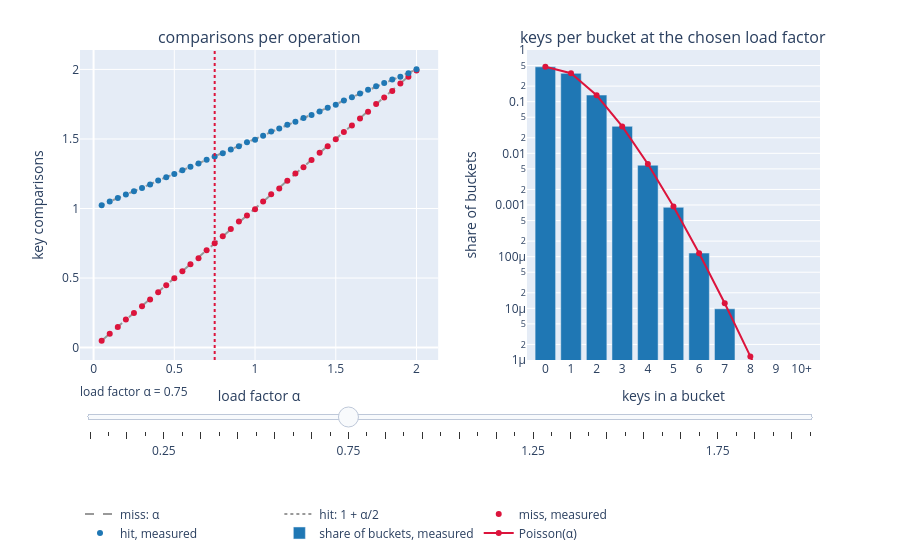

The notebook cell this image was saved under:
### Markdown cell above
## The price of one operation

Hold the bucket count at $m$ and insert $n$ keys. Each key lands in a bucket independently with probability $1/m$, so the number of keys in a given bucket is $\text{Binomial}(n, 1/m)$, which for any real table is the Poisson distribution with mean $\alpha = n/m$. That one distribution prices everything.

A miss, a lookup for a key that is absent, walks its whole chain: $\alpha$ comparisons on average. An insert of a new key is a miss followed by an append, so it costs the same. A hit stops at the key it wants, on average halfway down a chain that also contains it:

$$E[\text{miss}] = \alpha, \qquad E[\text{hit}] \approx 1 + \frac{\alpha}{2}.$$

Neither depends on $n$ or $m$ on its own. Ten keys in fifteen buckets and ten million in fifteen million cost the same, and that is the whole reason a hash table is $O(1)$: it holds $\alpha$ constant whatever $n$ does.

The tail of the same distribution says how bad one bucket can get. At $\alpha = 0.75$ a chain of eight or more appears in about one bucket in a million; at $\alpha = 2$ in one bucket in a thousand. Java's HashMap turns a bucket into a tree at eight for this reason: at its load factor the case is rare enough to be an exception rather than the design.

The figure measures all of it on the map above. Growth is off and the bucket count is fixed at 1021. For each load factor from 0.05 to 2, in steps of 0.05, the table is filled, then probed with a thousand misses and a thousand hits, over a hundred trials. The lines are the formulas. The slider picks a load factor and shows what share of buckets hold 0, 1, 2, ... keys against the Poisson prediction, on a log scale so the tail is visible; the measured bars stop where a hundred thousand buckets run out of samples, the formula does not.

### Code cell
import math
import plotly.graph_objects as go
from plotly.subplots import make_subplots

random.seed(0)
BUCKET_COUNT = PRIMES[8]
LOAD_FACTORS = [round(0.05 * step, 2) for step in range(1, 41)]
TRIALS = 100
PROBES = 1000
MAX_CHAIN = 10
KEY_SPACE = range(10_000_000)

miss_cost, hit_cost, occupancy = [], [], {}
for alpha in LOAD_FACTORS:
    key_count = round(alpha * BUCKET_COUNT)
    hit_probes = min(PROBES, key_count)
    miss_total = hit_total = 0
    counts = [0] * (MAX_CHAIN + 1)
    for _ in range(TRIALS):
        table = HashMap(bucket_count=BUCKET_COUNT, grow=False)
        keys = random.sample(KEY_SPACE, key_count + PROBES)
        present, absent = keys[:key_count], keys[key_count:]
        for key in present:
            table.put(key, None)
        table.comparisons = 0
        for key in absent:
            try:
                table.get(key)
            except KeyError:
                pass
        miss_total += table.comparisons
        table.comparisons = 0
        for key in random.sample(present, hit_probes):
            table.get(key)
        hit_total += table.comparisons
        for chain in table.buckets:
            counts[min(len(chain), MAX_CHAIN)] += 1
    miss_cost.append(miss_total / (TRIALS * PROBES))
    hit_cost.append(hit_total / (TRIALS * hit_probes))
    occupancy[alpha] = [c / (TRIALS * BUCKET_COUNT) for c in counts]


def poisson(alpha):
    pmf = [math.exp(-alpha) * alpha**k / math.factorial(k) for k in range(MAX_CHAIN)]
    return pmf + [1 - sum(pmf)]


def marker(alpha):
    return [dict(type="line", xref="x", yref="paper", x0=alpha, x1=alpha, y0=0, y1=1,
                 line=dict(color="crimson", dash="dot"))]


chain_lengths = list(range(MAX_CHAIN + 1))
start = 0.75
fig = make_subplots(rows=1, cols=2, column_widths=[0.55, 0.45], horizontal_spacing=0.12,
                    subplot_titles=("comparisons per operation", "keys per bucket at the chosen load factor"))
fig.add_trace(go.Scatter(x=LOAD_FACTORS, y=LOAD_FACTORS, mode="lines", name="miss: α",
                         line=dict(color="#999999", dash="dash")), row=1, col=1)
fig.add_trace(go.Scatter(x=LOAD_FACTORS, y=[1 + a / 2 for a in LOAD_FACTORS], mode="lines", name="hit: 1 + α/2",
                         line=dict(color="#999999", dash="dot")), row=1, col=1)
fig.add_trace(go.Scatter(x=LOAD_FACTORS, y=miss_cost, mode="markers", name="miss, measured",
                         marker=dict(color="crimson")), row=1, col=1)
fig.add_trace(go.Scatter(x=LOAD_FACTORS, y=hit_cost, mode="markers", name="hit, measured",
                         marker=dict(color="#1f77b4")), row=1, col=1)
fig.add_trace(go.Bar(x=chain_lengths, y=occupancy[start], name="share of buckets, measured",
                     marker=dict(color="#1f77b4")), row=1, col=2)
fig.add_trace(go.Scatter(x=chain_lengths, y=poisson(start), mode="lines+markers", name="Poisson(α)",
                         line=dict(color="crimson")), row=1, col=2)

steps = [dict(method="update", label=str(alpha) if (alpha * 4).is_integer() else "",
              args=[{"y": [occupancy[alpha], poisson(alpha)]}, {"shapes": marker(alpha)}, [4, 5]])
         for alpha in LOAD_FACTORS]
fig.update_layout(
    sliders=[dict(active=LOAD_FACTORS.index(start), currentvalue={"prefix": "load factor α = "}, steps=steps)],
    shapes=marker(start),
    legend=dict(orientation="h", y=-0.45),
    margin=dict(t=50),
)
fig.update_xaxes(title_text="load factor α", row=1, col=1)
fig.update_yaxes(title_text="key comparisons", row=1, col=1)
fig.update_xaxes(title_text="keys in a bucket", tickvals=chain_lengths,
                 ticktext=[str(k) for k in range(MAX_CHAIN)] + [f"{MAX_CHAIN}+"], row=1, col=2)
fig.update_yaxes(title_text="share of buckets", type="log", range=[-6, 0], row=1, col=2)
fig.show()

### Figure 1 — Plotly figure (JSON) as saved in the notebook; plotly's stock layout.template omitted (floating-point values rounded to 4 significant figures)
{"data": [{"line": {"color": "#999999", "dash": "dash"}, "mode": "lines", "name": "miss: α", "type": "scatter", "x": [0.05, 0.1, 0.15, 0.2, 0.25, 0.3, 0.35, 0.4, 0.45, 0.5, 0.55, 0.6, 0.65, 0.7, 0.75, 0.8, 0.85, 0.9, 0.95, 1.0, 1.05, 1.1, 1.15, 1.2, 1.25, 1.3, 1.35, 1.4, 1.45, 1.5, 1.55, 1.6, 1.65, 1.7, 1.75, 1.8, 1.85, 1.9, 1.95, 2.0], "xaxis": "x", "y": [0.05, 0.1, 0.15, 0.2, 0.25, 0.3, 0.35, 0.4, 0.45, 0.5, 0.55, 0.6, 0.65, 0.7, 0.75, 0.8, 0.85, 0.9, 0.95, 1.0, 1.05, 1.1, 1.15, 1.2, 1.25, 1.3, 1.35, 1.4, 1.45, 1.5, 1.55, 1.6, 1.65, 1.7, 1.75, 1.8, 1.85, 1.9, 1.95, 2.0], "yaxis": "y"}, {"line": {"color": "#999999", "dash": "dot"}, "mode": "lines", "name": "hit: 1 + α/2", "type": "scatter", "x": [0.05, 0.1, 0.15, 0.2, 0.25, 0.3, 0.35, 0.4, 0.45, 0.5, 0.55, 0.6, 0.65, 0.7, 0.75, 0.8, 0.85, 0.9, 0.95, 1.0, 1.05, 1.1, 1.15, 1.2, 1.25, 1.3, 1.35, 1.4, 1.45, 1.5, 1.55, 1.6, 1.65, 1.7, 1.75, 1.8, 1.85, 1.9, 1.95, 2.0], "xaxis": "x", "y": [1.025, 1.05, 1.075, 1.1, 1.125, 1.15, 1.175, 1.2, 1.225, 1.25, 1.275, 1.3, 1.325, 1.35, 1.375, 1.4, 1.425, 1.45, 1.475, 1.5, 1.525, 1.55, 1.575, 1.6, 1.625, 1.65, 1.675, 1.7, 1.725, 1.75, 1.775, 1.8, 1.825, 1.85, 1.875, 1.9, 1.925, 1.95, 1.975, 2.0], "yaxis": "y"}, {"marker": {"color": "crimson"}, "mode": "markers", "name": "miss, measured", "type": "scatter", "x": [0.05, 0.1, 0.15, 0.2, 0.25, 0.3, 0.35, 0.4, 0.45, 0.5, 0.55, 0.6, 0.65, 0.7, 0.75, 0.8, 0.85, 0.9, 0.95, 1.0, 1.05, 1.1, 1.15, 1.2, 1.25, 1.3, 1.35, 1.4, 1.45, 1.5, 1.55, 1.6, 1.65, 1.7, 1.75, 1.8, 1.85, 1.9, 1.95, 2.0], "xaxis": "x", "y": [0.04931, 0.09898, 0.149, 0.2016, 0.2494, 0.2981, 0.3462, 0.3981, 0.449, 0.4989, 0.5492, 0.5987, 0.6428, 0.7005, 0.7511, 0.8002, 0.852, 0.9071, 0.9499, 0.9954, 1.05, 1.103, 1.144, 1.199, 1.251, 1.296, 1.348, 1.4, 1.448, 1.499, 1.551, 1.596, 1.648, 1.697, 1.752, 1.798, 1.845, 1.899, 1.947, 1.992], "yaxis": "y"}, {"marker": {"color": "#1f77b4"}, "mode": "markers", "name": "hit, measured", "type": "scatter", "x": [0.05, 0.1, 0.15, 0.2, 0.25, 0.3, 0.35, 0.4, 0.45, 0.5, 0.55, 0.6, 0.65, 0.7, 0.75, 0.8, 0.85, 0.9, 0.95, 1.0, 1.05, 1.1, 1.15, 1.2, 1.25, 1.3, 1.35, 1.4, 1.45, 1.5, 1.55, 1.6, 1.65, 1.7, 1.75, 1.8, 1.85, 1.9, 1.95, 2.0], "xaxis": "x", "y": [1.023, 1.05, 1.075, 1.1, 1.124, 1.148, 1.172, 1.202, 1.224, 1.248, 1.274, 1.301, 1.324, 1.35, 1.374, 1.397, 1.424, 1.447, 1.477, 1.495, 1.523, 1.553, 1.576, 1.602, 1.624, 1.651, 1.672, 1.697, 1.725, 1.746, 1.776, 1.799, 1.828, 1.853, 1.879, 1.902, 1.927, 1.948, 1.973, 2.001], "yaxis": "y"}, {"marker": {"color": "#1f77b4"}, "name": "share of buckets, measured", "type": "bar", "x": [0, 1, 2, 3, 4, 5, 6, 7, 8, 9, 10], "xaxis": "x2", "y": [0.4724, 0.3531, 0.1342, 0.03327, 0.005886, 0.0009011, 0.0001175, 9.794e-06, 0.0, 0.0, 0.0], "yaxis": "y2"}, {"line": {"color": "crimson"}, "mode": "lines+markers", "name": "Poisson(α)", "type": "scatter", "x": [0, 1, 2, 3, 4, 5, 6, 7, 8, 9, 10], "xaxis": "x2", "y": [0.4724, 0.3543, 0.1329, 0.03321, 0.006227, 0.0009341, 0.0001168, 1.251e-05, 1.173e-06, 9.774e-08, 7.863e-09], "yaxis": "y2"}], "layout": {"annotations": [{"font": {"size": 16}, "showarrow": false, "text": "comparisons per operation", "x": 0.242, "xanchor": "center", "xref": "paper", "y": 1.0, "yanchor": "bottom", "yref": "paper"}, {"font": {"size": 16}, "showarrow": false, "text": "keys per bucket at the chosen load factor", "x": 0.802, "xanchor": "center", "xref": "paper", "y": 1.0, "yanchor": "bottom", "yref": "paper"}], "legend": {"orientation": "h", "y": -0.45}, "margin": {"t": 50}, "shapes": [{"line": {"color": "crimson", "dash": "dot"}, "type": "line", "x0": 0.75, "x1": 0.75, "xref": "x", "y0": 0, "y1": 1, "yref": "paper"}], "sliders": [{"active": 14, "currentvalue": {"prefix": "load factor α = "}, "steps": [{"args": [{"y": [[0.9512, 0.04768, 0.001136, 0.0, 0.0, 0.0, 0.0, 0.0, 0.0, 0.0, 0.0], [0.9512, 0.04756, 0.001189, 1.982e-05, 2.477e-07, 2.477e-09, 2.064e-11, 1.474e-13, 9.216e-16, 5.12e-18, 0.0]]}, {"shapes": [{"line": {"color": "crimson", "dash": "dot"}, "type": "line", "x0": 0.05, "x1": 0.05, "xref": "x", "y0": 0, "y1": 1, "yref": "paper"}]}, [4, 5]], "label": "", "method": "update"}, {"args": [{"y": [[0.905, 0.0902, 0.004691, 0.0001077, 0.0, 0.0, 0.0, 0.0, 0.0, 0.0, 0.0], [0.9048, 0.09048, 0.004524, 0.0001508, 3.77e-06, 7.54e-08, 1.257e-09, 1.795e-11, 2.244e-13, 2.493e-15, 1.11e-16]]}, {"shapes": [{"line": {"color": "crimson", "dash": "dot"}, "type": "line", "x0": 0.1, "x1": 0.1, "xref": "x", "y0": 0, "y1": 1, "yref": "paper"}]}, [4, 5]], "label": "", "method": "update"}, {"args": [{"y": [[0.8609, 0.129, 0.009608, 0.0005387, 9.794e-06, 0.0, 0.0, 0.0, 0.0, 0.0, 0.0], [0.8607, 0.1291, 0.009683, 0.0004841, 1.816e-05, 5.447e-07, 1.362e-08, 2.918e-10, 5.471e-12, 9.118e-14, 1.332e-15]]}, {"shapes": [{"line": {"color": "crimson", "dash": "dot"}, "type": "line", "x0": 0.15, "x1": 0.15, "xref": "x", "y0": 0, "y1": 1, "yref": "paper"}]}, [4, 5]], "label": "", "method": "update"}, {"args": [{"y": [[0.8189, 0.1636, 0.01622, 0.001195, 2.938e-05, 9.794e-06, 0.0, 0.0, 0.0, 0.0, 0.0], [0.8187, 0.1637, 0.01637, 0.001092, 5.458e-05, 2.183e-06, 7.278e-08, 2.079e-09, 5.198e-11, 1.155e-12, 2.354e-14]]}, {"shapes": [{"line": {"color": "crimson", "dash": "dot"}, "type": "line", "x0": 0.2, "x1": 0.2, "xref": "x", "y0": 0, "y1": 1, "yref": "paper"}]}, [4, 5]], "label": "", "method": "update"}, {"args": [{"y": [[0.7787, 0.1951, 0.02405, 0.001959, 0.0001567, 0.0, 0.0, 0.0, 0.0, 0.0, 0.0], [0.7788, 0.1947, 0.02434, 0.002028, 0.0001268, 6.338e-06, 2.641e-07, 9.431e-09, 2.947e-10, 8.187e-12, 2.094e-13]]}, {"shapes": [{"line": {"color": "crimson", "dash": "dot"}, "type": "line", "x0": 0.25, "x1": 0.25, "xref": "x", "y0": 0, "y1": 1, "yref": "paper"}]}, [4, 5]], "label": "0.25", "method": "update"}, {"args": [{"y": [[0.7406, 0.2229, 0.03284, 0.003389, 0.0002253, 9.794e-06, 0.0, 0.0, 0.0, 0.0, 0.0], [0.7408, 0.2222, 0.03334, 0.003334, 0.00025, 1.5e-05, 7.501e-07, 3.215e-08, 1.205e-09, 4.018e-11, 1.239e-12]]}, {"shapes": [{"line": {"color": "crimson", "dash": "dot"}, "type": "line", "x0": 0.3, "x1": 0.3, "xref": "x", "y0": 0, "y1": 1, "yref": "paper"}]}, [4, 5]], "label": "", "method": "update"}, {"args": [{"y": [[0.7041, 0.248, 0.04264, 0.004829, 0.0004505, 9.794e-06, 9.794e-06, 0.0, 0.0, 0.0, 0.0], [0.7047, 0.2466, 0.04316, 0.005036, 0.0004406, 3.084e-05, 1.799e-06, 8.996e-08, 3.936e-09, 1.531e-10, 5.532e-12]]}, {"shapes": [{"line": {"color": "crimson", "dash": "dot"}, "type": "line", "x0": 0.35, "x1": 0.35, "xref": "x", "y0": 0, "y1": 1, "yref": "paper"}]}, [4, 5]], "label": "", "method": "update"}, {"args": [{"y": [[0.671, 0.2677, 0.05294, 0.007591, 0.0007248, 6.856e-05, 0.0, 0.0, 0.0, 0.0, 0.0], [0.6703, 0.2681, 0.05363, 0.00715, 0.000715, 5.72e-05, 3.813e-06, 2.179e-07, 1.09e-08, 4.842e-10, 2.01e-11]]}, {"shapes": [{"line": {"color": "crimson", "dash": "dot"}, "type": "line", "x0": 0.4, "x1": 0.4, "xref": "x", "y0": 0, "y1": 1, "yref": "paper"}]}, [4, 5]], "label": "", "method": "update"}, {"args": [{"y": [[0.6376, 0.2874, 0.06426, 0.009442, 0.001195, 8.815e-05, 9.794e-06, 0.0, 0.0, 0.0, 0.0], [0.6376, 0.2869, 0.06456, 0.009684, 0.001089, 9.805e-05, 7.354e-06, 4.727e-07, 2.659e-08, 1.33e-09, 6.237e-11]]}, {"shapes": [{"line": {"color": "crimson", "dash": "dot"}, "type": "line", "x0": 0.45, "x1": 0.45, "xref": "x", "y0": 0, "y1": 1, "yref": "paper"}]}, [4, 5]], "label": "", "method": "update"}, {"args": [{"y": [[0.6066, 0.303, 0.07637, 0.01258, 0.001312, 0.0001567, 9.794e-06, 0.0, 0.0, 0.0, 0.0], [0.6065, 0.3033, 0.07582, 0.01264, 0.00158, 0.000158, 1.316e-05, 9.402e-07, 5.876e-08, 3.265e-09, 1.71e-10]]}, {"shapes": [{"line": {"color": "crimson", "dash": "dot"}, "type": "line", "x0": 0.5, "x1": 0.5, "xref": "x", "y0": 0, "y1": 1, "yref": "paper"}]}, [4, 5]], "label": "0.5", "method": "update"}, {"args": [{"y": [[0.5765, 0.3179, 0.08697, 0.01629, 0.002165, 0.0001861, 9.794e-06, 9.794e-06, 0.0, 0.0, 0.0], [0.5769, 0.3173, 0.08726, 0.016, 0.0022, 0.000242, 2.218e-05, 1.743e-06, 1.198e-07, 7.322e-09, 4.238e-10]]}, {"shapes": [{"line": {"color": "crimson", "dash": "dot"}, "type": "line", "x0": 0.55, "x1": 0.55, "xref": "x", "y0": 0, "y1": 1, "yref": "paper"}]}, [4, 5]], "label": "", "method": "update"}, {"args": [{"y": [[0.5487, 0.3292, 0.09918, 0.01932, 0.003271, 0.0003526, 9.794e-06, 0.0, 0.0, 0.0, 0.0], [0.5488, 0.3293, 0.09879, 0.01976, 0.002964, 0.0003556, 3.556e-05, 3.048e-06, 2.286e-07, 1.524e-08, 9.67e-10]]}, {"shapes": [{"line": {"color": "crimson", "dash": "dot"}, "type": "line", "x0": 0.6, "x1": 0.6, "xref": "x", "y0": 0, "y1": 1, "yref": "paper"}]}, [4, 5]], "label": "", "method": "update"}, {"args": [{"y": [[0.5216, 0.3393, 0.1114, 0.02315, 0.003957, 0.0004897, 6.856e-05, 0.0, 0.0, 0.0, 0.0], [0.522, 0.3393, 0.1103, 0.02389, 0.003883, 0.0005048, 5.468e-05, 5.078e-06, 4.126e-07, 2.98e-08, 2.058e-09]]}, {"shapes": [{"line": {"color": "crimson", "dash": "dot"}, "type": "line", "x0": 0.65, "x1": 0.65, "xref": "x", "y0": 0, "y1": 1, "yref": "paper"}]}, [4, 5]], "label": "", "method": "update"}, {"args": [{"y": [[0.4961, 0.3486, 0.1212, 0.02846, 0.004946, 0.0007542, 5.877e-05, 1.959e-05, 0.0, 0.0, 0.0], [0.4966, 0.3476, 0.1217, 0.02839, 0.004968, 0.0006955, 8.114e-05, 8.114e-06, 7.1e-07, 5.522e-08, 4.127e-09]]}, {"shapes": [{"line": {"color": "crimson", "dash": "dot"}, "type": "line", "x0": 0.7, "x1": 0.7, "xref": "x", "y0": 0, "y1": 1, "yref": "paper"}]}, [4, 5]], "label": "", "method": "update"}, {"args": [{"y": [[0.4724, 0.3531, 0.1342, 0.03327, 0.005886, 0.0009011, 0.0001175, 9.794e-06, 0.0, 0.0, 0.0], [0.4724, 0.3543, 0.1329, 0.03321, 0.006227, 0.0009341, 0.0001168, 1.251e-05, 1.173e-06, 9.774e-08, 7.863e-09]]}, {"shapes": [{"line": {"color": "crimson", "dash": "dot"}, "type": "line", "x0": 0.75, "x1": 0.75, "xref": "x", "y0": 0, "y1": 1, "yref": "paper"}]}, [4, 5]], "label": "0.75", "method": "update"}, {"args": [{"y": [[0.4477, 0.3614, 0.1446, 0.03725, 0.007512, 0.001352, 0.0001567, 1.959e-05, 0.0, 0.0, 0.0], [0.4493, 0.3595, 0.1438, 0.03834, 0.007669, 0.001227, 0.0001636, 1.87e-05, 1.87e-06, 1.662e-07, 1.433e-08]]}, {"shapes": [{"line": {"color": "crimson", "dash": "dot"}, "type": "line", "x0": 0.8, "x1": 0.8, "xref": "x", "y0": 0, "y1": 1, "yref": "paper"}]}, [4, 5]], "label": "", "method": "update"}, {"args": [{"y": [[0.4272, 0.3631, 0.1547, 0.04423, 0.008962, 0.001538, 0.0001861, 3.918e-05, 0.0, 0.0, 0.0], [0.4274, 0.3633, 0.1544, 0.04375, 0.009296, 0.00158, 0.0002239, 2.719e-05, 2.889e-06, 2.728e-07, 2.512e-08]]}, {"shapes": [{"line": {"color": "crimson", "dash": "dot"}, "type": "line", "x0": 0.85, "x1": 0.85, "xref": "x", "y0": 0, "y1": 1, "yref": "paper"}]}, [4, 5]], "label": "", "method": "update"}, {"args": [{"y": [[0.4051, 0.3675, 0.1657, 0.04859, 0.01068, 0.002135, 0.0002547, 6.856e-05, 0.0, 0.0, 0.0], [0.4066, 0.3659, 0.1647, 0.0494, 0.01111, 0.002001, 0.0003001, 3.858e-05, 4.341e-06, 4.341e-07, 4.252e-08]]}, {"shapes": [{"line": {"color": "crimson", "dash": "dot"}, "type": "line", "x0": 0.9, "x1": 0.9, "xref": "x", "y0": 0, "y1": 1, "yref": "paper"}]}, [4, 5]], "label": "", "method": "update"}, {"args": [{"y": [[0.3878, 0.3661, 0.1741, 0.05628, 0.01272, 0.002576, 0.0004505, 6.856e-05, 9.794e-06, 0.0, 0.0], [0.3867, 0.3674, 0.1745, 0.05526, 0.01313, 0.002494, 0.0003948, 5.359e-05, 6.363e-06, 6.717e-07, 6.979e-08]]}, {"shapes": [{"line": {"color": "crimson", "dash": "dot"}, "type": "line", "x0": 0.95, "x1": 0.95, "xref": "x", "y0": 0, "y1": 1, "yref": "paper"}]}, [4, 5]], "label": "", "method": "update"}, {"args": [{"y": [[0.366, 0.3698, 0.1845, 0.06137, 0.01511, 0.002733, 0.0003918, 5.877e-05, 1.959e-05, 0.0, 0.0], [0.3679, 0.3679, 0.1839, 0.06131, 0.01533, 0.003066, 0.0005109, 7.299e-05, 9.124e-06, 1.014e-06, 1.114e-07]]}, {"shapes": [{"line": {"color": "crimson", "dash": "dot"}, "type": "line", "x0": 1.0, "x1": 1.0, "xref": "x", "y0": 0, "y1": 1, "yref": "paper"}]}, [4, 5]], "label": "1.0", "method": "update"}, {"args": [{"y": [[0.3479, 0.3704, 0.1927, 0.06742, 0.01714, 0.003526, 0.0007933, 0.0001371, 9.794e-06, 0.0, 0.0], [0.3499, 0.3674, 0.1929, 0.06752, 0.01772, 0.003722, 0.0006513, 9.77e-05, 1.282e-05, 1.496e-06, 1.735e-07]]}, {"shapes": [{"line": {"color": "crimson", "dash": "dot"}, "type": "line", "x0": 1.05, "x1": 1.05, "xref": "x", "y0": 0, "y1": 1, "yref": "paper"}]}, [4, 5]], "label": "", "method": "update"}, {"args": [{"y": [[0.3346, 0.364, 0.2017, 0.07342, 0.02049, 0.004633, 0.0009794, 0.0001763, 9.794e-06, 0.0, 0.0], [0.3329, 0.3662, 0.2014, 0.07384, 0.02031, 0.004467, 0.000819, 0.0001287, 1.77e-05, 2.163e-06, 2.641e-07]]}, {"shapes": [{"line": {"color": "crimson", "dash": "dot"}, "type": "line", "x0": 1.1, "x1": 1.1, "xref": "x", "y0": 0, "y1": 1, "yref": "paper"}]}, [4, 5]], "label": "", "method": "update"}, {"args": [{"y": [[0.3179, 0.3617, 0.2109, 0.07989, 0.02318, 0.00524, 0.0009794, 0.0002351, 1.959e-05, 9.794e-06, 0.0], [0.3166, 0.3641, 0.2094, 0.08026, 0.02307, 0.005307, 0.001017, 0.0001671, 2.402e-05, 3.07e-06, 3.938e-07]]}, {"shapes": [{"line": {"color": "crimson", "dash": "dot"}, "type": "line", "x0": 1.15, "x1": 1.15, "xref": "x", "y0": 0, "y1": 1, "yref": "paper"}]}, [4, 5]], "label": "", "method": "update"}, {"args": [{"y": [[0.3023, 0.361, 0.2155, 0.08655, 0.02702, 0.006024, 0.001303, 0.0002155, 4.897e-05, 1.959e-05, 0.0], [0.3012, 0.3614, 0.2169, 0.08674, 0.02602, 0.006246, 0.001249, 0.0002141, 3.212e-05, 4.283e-06, 5.762e-07]]}, {"shapes": [{"line": {"color": "crimson", "dash": "dot"}, "type": "line", "x0": 1.2, "x1": 1.2, "xref": "x", "y0": 0, "y1": 1, "yref": "paper"}]}, [4, 5]], "label": "", "method": "update"}, {"args": [{"y": [[0.2858, 0.3591, 0.2241, 0.09319, 0.02867, 0.007473, 0.001371, 0.0003428, 3.918e-05, 0.0, 0.0], [0.2865, 0.3581, 0.2238, 0.09326, 0.02914, 0.007286, 0.001518, 0.0002711, 4.235e-05, 5.882e-06, 8.285e-07]]}, {"shapes": [{"line": {"color": "crimson", "dash": "dot"}, "type": "line", "x0": 1.25, "x1": 1.25, "xref": "x", "y0": 0, "y1": 1, "yref": "paper"}]}, [4, 5]], "label": "1.25", "method": "update"}, {"args": [{"y": [[0.2739, 0.3526, 0.2293, 0.1015, 0.03199, 0.008247, 0.002047, 0.0003036, 3.918e-05, 0.0, 0.0], [0.2725, 0.3543, 0.2303, 0.09979, 0.03243, 0.008432, 0.001827, 0.0003393, 5.514e-05, 7.964e-06, 1.172e-06]]}, {"shapes": [{"line": {"color": "crimson", "dash": "dot"}, "type": "line", "x0": 1.3, "x1": 1.3, "xref": "x", "y0": 0, "y1": 1, "yref": "paper"}]}, [4, 5]], "label": "", "method": "update"}, {"args": [{"y": [[0.2582, 0.351, 0.2363, 0.107, 0.03535, 0.009569, 0.002106, 0.0003624, 4.897e-05, 9.794e-06, 9.794e-06], [0.2592, 0.35, 0.2362, 0.1063, 0.03588, 0.009687, 0.00218, 0.0004203, 7.093e-05, 1.064e-05, 1.635e-06]]}, {"shapes": [{"line": {"color": "crimson", "dash": "dot"}, "type": "line", "x0": 1.35, "x1": 1.35, "xref": "x", "y0": 0, "y1": 1, "yref": "paper"}]}, [4, 5]], "label": "", "method": "update"}, {"args": [{"y": [[0.2476, 0.3436, 0.2426, 0.1124, 0.03973, 0.01068, 0.002733, 0.0005485, 0.0001371, 0.0, 0.0], [0.2466, 0.3452, 0.2417, 0.1128, 0.03947, 0.01105, 0.002579, 0.0005158, 9.026e-05, 1.404e-05, 2.248e-06]]}, {"shapes": [{"line": {"color": "crimson", "dash": "dot"}, "type": "line", "x0": 1.4, "x1": 1.4, "xref": "x", "y0": 0, "y1": 1, "yref": "paper"}]}, [4, 5]], "label": "", "method": "update"}, {"args": [{"y": [[0.2357, 0.3381, 0.2474, 0.1198, 0.04281, 0.01246, 0.002938, 0.0007444, 0.0001077, 9.794e-06, 0.0], [0.2346, 0.3401, 0.2466, 0.1192, 0.0432, 0.01253, 0.003028, 0.0006272, 0.0001137, 1.832e-05, 3.053e-06]]}, {"shapes": [{"line": {"color": "crimson", "dash": "dot"}, "type": "line", "x0": 1.45, "x1": 1.45, "xref": "x", "y0": 0, "y1": 1, "yref": "paper"}]}, [4, 5]], "label": "", "method": "update"}, {"args": [{"y": [[0.2218, 0.3359, 0.2514, 0.1257, 0.04698, 0.01375, 0.003575, 0.0006856, 0.0001861, 2.938e-05, 0.0], [0.2231, 0.3347, 0.251, 0.1255, 0.04707, 0.01412, 0.00353, 0.0007564, 0.0001418, 2.364e-05, 4.098e-06]]}, {"shapes": [{"line": {"color": "crimson", "dash": "dot"}, "type": "line", "x0": 1.5, "x1": 1.5, "xref": "x", "y0": 0, "y1": 1, "yref": "paper"}]}, [4, 5]], "label": "1.5", "method": "update"}, {"args": [{"y": [[0.2124, 0.3295, 0.2547, 0.1305, 0.05119, 0.01655, 0.003937, 0.001048, 0.0001959, 1.959e-05, 0.0], [0.2122, 0.329, 0.255, 0.1317, 0.05105, 0.01582, 0.004088, 0.0009052, 0.0001754, 3.02e-05, 5.438e-06]]}, {"shapes": [{"line": {"color": "crimson", "dash": "dot"}, "type": "line", "x0": 1.55, "x1": 1.55, "xref": "x", "y0": 0, "y1": 1, "yref": "paper"}]}, [4, 5]], "label": "", "method": "update"}, {"args": [{"y": [[0.2012, 0.3238, 0.2591, 0.1365, 0.05589, 0.01762, 0.00477, 0.00095, 0.0001861, 5.877e-05, 1.959e-05], [0.2019, 0.323, 0.2584, 0.1378, 0.05513, 0.01764, 0.004705, 0.001075, 0.0002151, 3.823e-05, 7.142e-06]]}, {"shapes": [{"line": {"color": "crimson", "dash": "dot"}, "type": "line", "x0": 1.6, "x1": 1.6, "xref": "x", "y0": 0, "y1": 1, "yref": "paper"}]}, [4, 5]], "label": "", "method": "update"}, {"args": [{"y": [[0.1928, 0.3163, 0.2602, 0.1445, 0.05985, 0.01934, 0.005583, 0.001126, 0.0002155, 7.835e-05, 2.938e-05], [0.192, 0.3169, 0.2614, 0.1438, 0.05931, 0.01957, 0.005383, 0.001269, 0.0002617, 4.797e-05, 9.29e-06]]}, {"shapes": [{"line": {"color": "crimson", "dash": "dot"}, "type": "line", "x0": 1.65, "x1": 1.65, "xref": "x", "y0": 0, "y1": 1, "yref": "paper"}]}, [4, 5]], "label": "", "method": "update"}, {"args": [{"y": [[0.183, 0.3112, 0.2617, 0.1499, 0.06478, 0.0216, 0.005857, 0.001557, 0.0002644, 4.897e-05, 2.938e-05], [0.1827, 0.3106, 0.264, 0.1496, 0.06357, 0.02162, 0.006124, 0.001487, 0.0003161, 5.97e-05, 1.197e-05]]}, {"shapes": [{"line": {"color": "crimson", "dash": "dot"}, "type": "line", "x0": 1.7, "x1": 1.7, "xref": "x", "y0": 0, "y1": 1, "yref": "paper"}]}, [4, 5]], "label": "", "method": "update"}, {"args": [{"y": [[0.1748, 0.3023, 0.2679, 0.154, 0.06751, 0.02374, 0.007542, 0.001832, 0.0003526, 3.918e-05, 1.959e-05], [0.1738, 0.3041, 0.2661, 0.1552, 0.06791, 0.02377, 0.006932, 0.001733, 0.0003791, 7.372e-05, 1.53e-05]]}, {"shapes": [{"line": {"color": "crimson", "dash": "dot"}, "type": "line", "x0": 1.75, "x1": 1.75, "xref": "x", "y0": 0, "y1": 1, "yref": "paper"}]}, [4, 5]], "label": "1.75", "method": "update"}, {"args": [{"y": [[0.1648, 0.2985, 0.2682, 0.1591, 0.07266, 0.02629, 0.007689, 0.002008, 0.0005485, 0.0001175, 1.959e-05], [0.1653, 0.2975, 0.2678, 0.1607, 0.0723, 0.02603, 0.007809, 0.002008, 0.0004518, 9.036e-05, 1.939e-05]]}, {"shapes": [{"line": {"color": "crimson", "dash": "dot"}, "type": "line", "x0": 1.8, "x1": 1.8, "xref": "x", "y0": 0, "y1": 1, "yref": "paper"}]}, [4, 5]], "label": "", "method": "update"}, {"args": [{"y": [[0.1582, 0.2886, 0.2699, 0.1662, 0.07797, 0.02747, 0.008766, 0.002174, 0.0005779, 0.0001273, 2.938e-05], [0.1572, 0.2909, 0.2691, 0.1659, 0.07674, 0.02839, 0.008755, 0.002314, 0.0005351, 0.00011, 2.438e-05]]}, {"shapes": [{"line": {"color": "crimson", "dash": "dot"}, "type": "line", "x0": 1.85, "x1": 1.85, "xref": "x", "y0": 0, "y1": 1, "yref": "paper"}]}, [4, 5]], "label": "", "method": "update"}, {"args": [{"y": [[0.1488, 0.2848, 0.2707, 0.171, 0.08057, 0.0306, 0.009951, 0.00284, 0.0006464, 5.877e-05, 2.938e-05], [0.1496, 0.2842, 0.27, 0.171, 0.08122, 0.03086, 0.009773, 0.002653, 0.00063, 0.000133, 3.044e-05]]}, {"shapes": [{"line": {"color": "crimson", "dash": "dot"}, "type": "line", "x0": 1.9, "x1": 1.9, "xref": "x", "y0": 0, "y1": 1, "yref": "paper"}]}, [4, 5]], "label": "", "method": "update"}, {"args": [{"y": [[0.1422, 0.2782, 0.2692, 0.1768, 0.08486, 0.0339, 0.01104, 0.002997, 0.0006954, 0.0001175, 3.918e-05], [0.1423, 0.2774, 0.2705, 0.1758, 0.08571, 0.03343, 0.01086, 0.003026, 0.0007377, 0.0001598, 3.775e-05]]}, {"shapes": [{"line": {"color": "crimson", "dash": "dot"}, "type": "line", "x0": 1.95, "x1": 1.95, "xref": "x", "y0": 0, "y1": 1, "yref": "paper"}]}, [4, 5]], "label": "", "method": "update"}, {"args": [{"y": [[0.1361, 0.2707, 0.2689, 0.1809, 0.09104, 0.03572, 0.01248, 0.003154, 0.0008913, 0.0001959, 2.938e-05], [0.1353, 0.2707, 0.2707, 0.1804, 0.09022, 0.03609, 0.01203, 0.003437, 0.0008593, 0.0001909, 4.65e-05]]}, {"shapes": [{"line": {"color": "crimson", "dash": "dot"}, "type": "line", "x0": 2.0, "x1": 2.0, "xref": "x", "y0": 0, "y1": 1, "yref": "paper"}]}, [4, 5]], "label": "2.0", "method": "update"}]}], "xaxis": {"anchor": "y", "domain": [0.0, 0.484], "title": {"text": "load factor α"}}, "xaxis2": {"anchor": "y2", "domain": [0.604, 1.0], "ticktext": ["0", "1", "2", "3", "4", "5", "6", "7", "8", "9", "10+"], "tickvals": [0, 1, 2, 3, 4, 5, 6, 7, 8, 9, 10], "title": {"text": "keys in a bucket"}}, "yaxis": {"anchor": "x", "domain": [0.0, 1.0], "title": {"text": "key comparisons"}}, "yaxis2": {"anchor": "x2", "domain": [0.0, 1.0], "range": [-6, 0], "title": {"text": "share of buckets"}, "type": "log"}}}
